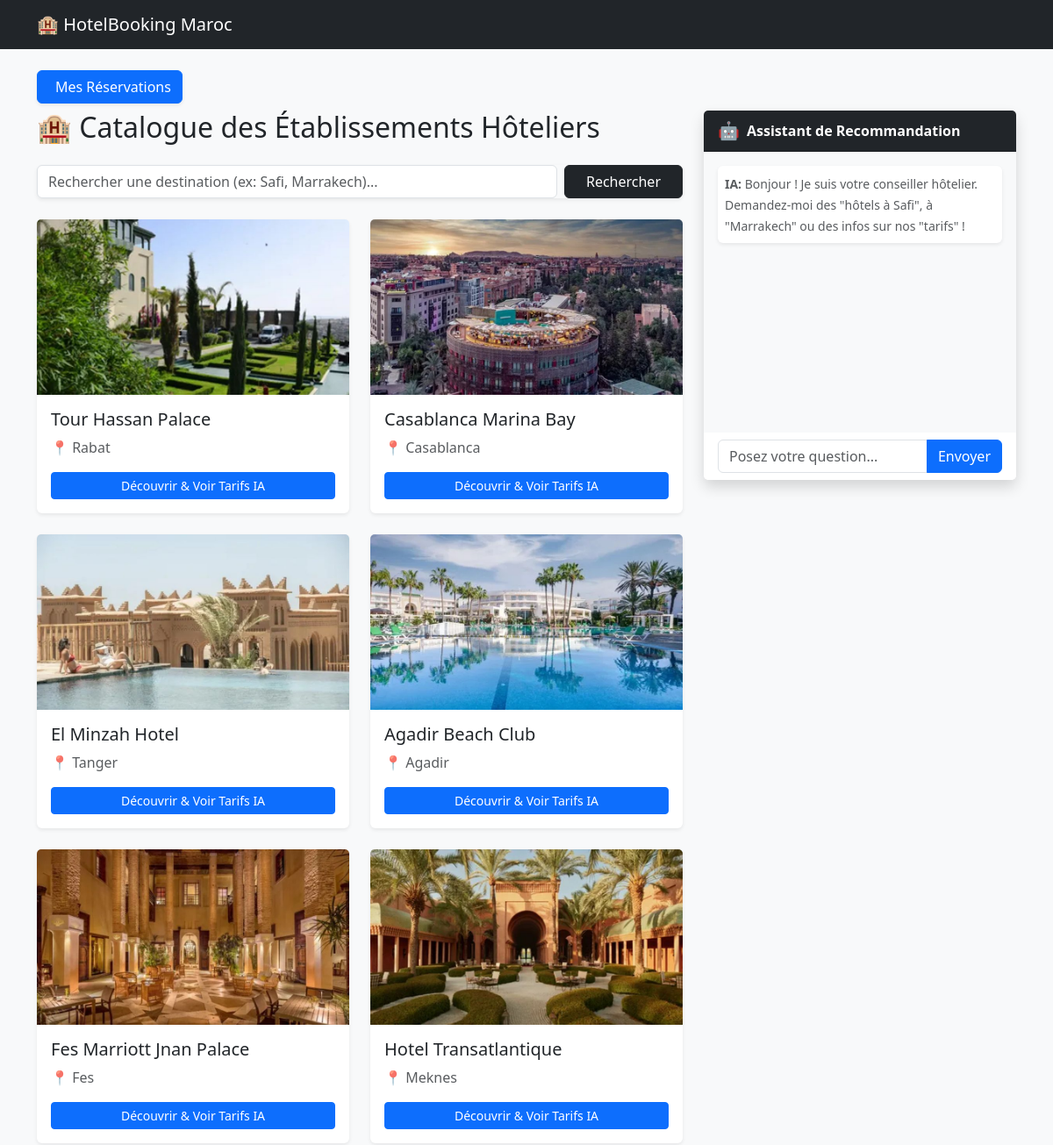
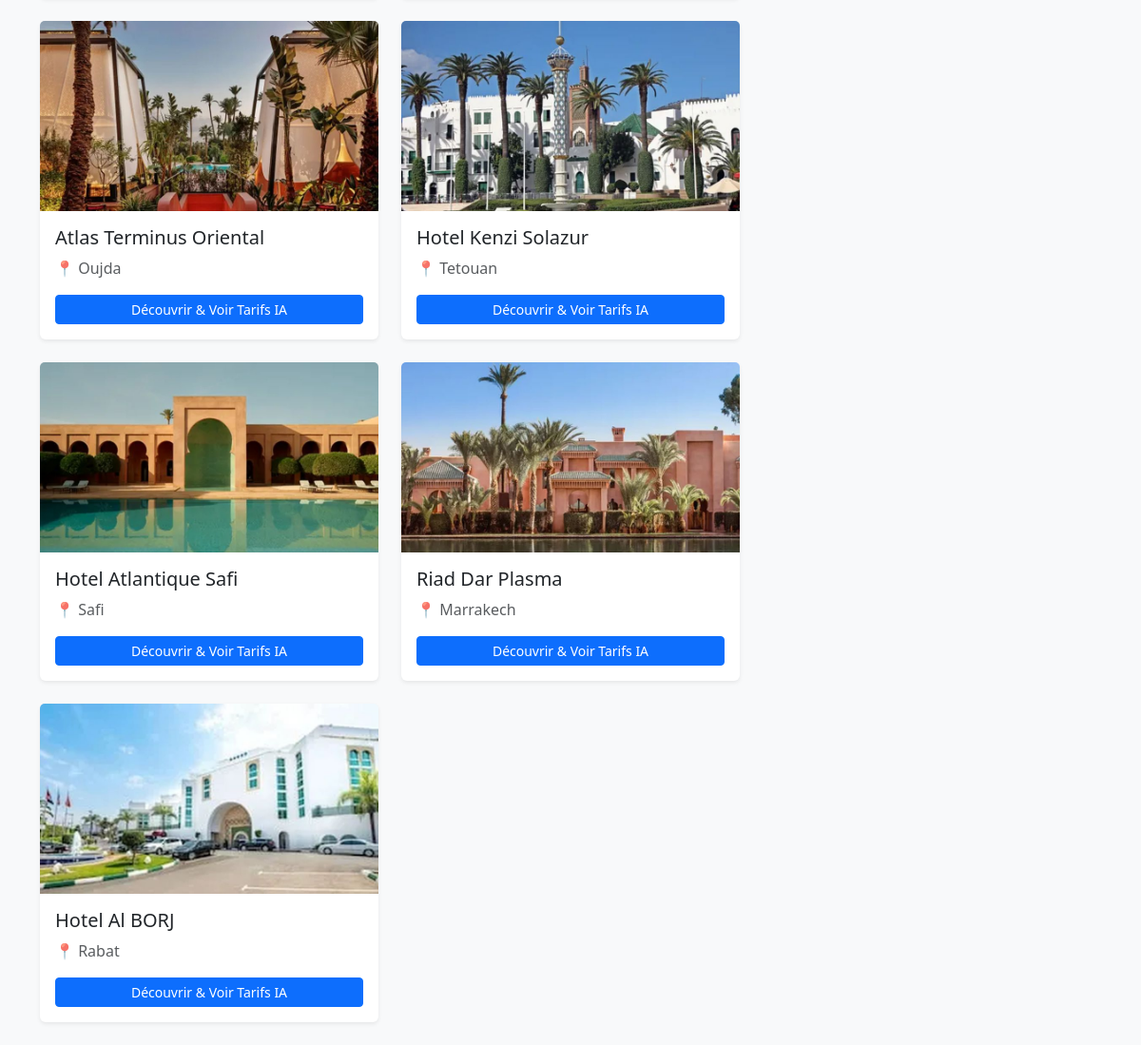
The page / on the database its author committed (2 pictures, top to bottom).
### reservations/models.py (models this page shows, shortened)
class Hotel(models.Model):
    nom = models.CharField(max_length=100)
    ville = models.CharField(max_length=50)
    adresse = models.TextField()
    equipements = models.TextField(help_text="Séparés par des virgules")
    latitude = models.FloatField()
    longitude = models.FloatField()
    photo = ProcessedImageField(
        upload_to='hotels/',
        processors=[ResizeToFill(800, 450)],
        format='JPEG',
        options={'quality': 80},
        null=True, blank=True
    )

### reservations/views.py (the view, shortened to what this page needs)
# urls.py: path('', views.catalogue, name='home'),
def catalogue(models_request):
    ville_query = models_request.GET.get('ville', '').strip().lower()
    hotels_db = Hotel.objects.all()
    if hotels_db:
        if ville_query:
            hotels = hotels_db.filter(ville__icontains=ville_query)
        else:
            hotels = hotels_db
    return render(models_request, 'reservations/catalogue.html', {
        'hotels': hotels,
        'ville': models_request.GET.get('ville', '')
    })

### Templates/reservations/catalogue.html (shortened to what this page needs)
{% extends 'base.html' %}
{% block content %}
<div class="d-flex justify-content-start mt-3 mb-2">
    <a href="{% url 'mes_reservations' %}" class="btn btn-primary shadow-sm">
         Mes Réservations
    </a>
</div>
<div class="row mt-2">
    <div class="col-md-8">
        <h2 class="mb-4">🏨 Catalogue des Établissements Hôteliers</h2>
        <form method="GET" class="d-flex mb-4 shadow-sm rounded">
            <input type="text" name="ville" class="form-control me-2" placeholder="Rechercher une destination (ex: Safi, Marrakech)..." value="{{ ville|default:'' }}">
            <button type="submit" class="btn btn-dark px-4">Rechercher</button>
        </form>
        <div class="row">
            {% if hotels %}
                {% for hotel in hotels %}
                <div class="col-md-6 mb-4">
                    <div class="card h-100 shadow-sm border-0">
                        {% if hotel.photo %}
                            <img src="{{ hotel.photo.url }}" class="card-img-top" alt="{{ hotel.nom }}" style="height: 200px; object-fit: cover;">
                        {% else %}
                            <div class="bg-secondary text-white d-flex align-items-center justify-content-center" style="height: 200px;">
                                <span>Aucune photo disponible</span>
                            </div>
                        {% endif %}
                        <div class="card-body">
                            <h5 class="card-title font-weight-bold">{{ hotel.nom }}</h5>
                            <p class="card-text text-muted mb-3">📍 {{ hotel.ville }}</p>
                            <a href="{% url 'voir_hotel' hotel.id %}" class="btn btn-primary btn-sm w-100">Découvrir & Voir Tarifs IA</a>
                        </div>
                    </div>
                </div>
                {% endfor %}
            {% else %}
                <div class="col-12">
                    <div class="alert alert-warning text-center shadow-sm">
                        Aucun hôtel disponible actuellement. Rendez-vous sur <a href="/admin" class="alert-link">l'espace Admin</a> pour en ajouter un !
                    </div>
                </div>
            {% endif %}
        </div>
    </div>
    <div class="col-md-4">
        <div class="card shadow border-0" style="position: sticky; top: 20px;">
            <div class="card-header bg-dark text-white d-flex align-items-center">
                <span class="fs-5 me-2">🤖</span>
                <strong class="card-title mb-0">Assistant de Recommandation</strong>
            </div>
            <div class="card-body bg-light" style="height: 320px; overflow-y: auto;" id="chat-box">
                <div class="p-2 mb-2 bg-white rounded shadow-sm text-muted">
                    <small><strong>IA:</strong> Bonjour ! Je suis votre conseiller hôtelier. Demandez-moi des "hôtels à Safi", à "Marrakech" ou des infos sur nos "tarifs" !</small>
                </div>
            </div>
            <div class="card-footer bg-white border-0">
                <div class="input-group">
                    <input type="text" id="chat-input" class="form-control" placeholder="Posez votre question..." onkeypress="if(event.key === 'Enter') sendMessage()">
                    <button class="btn btn-primary" type="button" onclick="sendMessage()">Envoyer</button>
                </div>
            </div>
        </div>
    </div>
</div>
{% endblock %}

### Templates/base.html (shortened to what this page needs)
<!DOCTYPE html>
<html lang="fr">
<head>
    <link href="https://cdn.jsdelivr.net/npm/bootstrap@5.3.0/dist/css/bootstrap.min.css" rel="stylesheet">
    <link rel="stylesheet" href="https://unpkg.com/leaflet@1.9.4/dist/leaflet.css" />
    <link href="https://cdn.jsdelivr.net/npm/fullcalendar@6.1.8/index.global.min.css" rel="stylesheet" />
</head>
<body class="bg-light">
    <nav class="navbar navbar-expand-lg navbar-dark bg-dark mb-4">
        <div class="container">
            <a class="navbar-brand" href="{% url 'home' %}">🏨 HotelBooking Maroc</a>
        </div>
    </nav>
    <div class="container">
        {% block content %}
        {% endblock %}
    </div>
</body>
</html>

### rows shown on the page
Hotel: photo (picture), nom "Tour Hassan Palace", ville "Rabat"
Hotel: photo (picture), nom "Casablanca Marina Bay", ville "Casablanca"
Hotel: photo (picture), nom "El Minzah Hotel", ville "Tanger"
Hotel: photo (picture), nom "Agadir Beach Club", ville "Agadir"
Hotel: photo (picture), nom "Fes Marriott Jnan Palace", ville "Fes"
Hotel: photo (picture), nom "Hotel Transatlantique", ville "Meknes"
Hotel: photo (picture), nom "Atlas Terminus Oriental", ville "Oujda"
Hotel: photo (picture), nom "Hotel Kenzi Solazur", ville "Tetouan"
Hotel: photo (picture), nom "Hotel Atlantique Safi", ville "Safi"
Hotel: photo (picture), nom "Riad Dar Plasma", ville "Marrakech"
Hotel: photo (picture), nom "Hotel Al BORJ", ville "Rabat"
